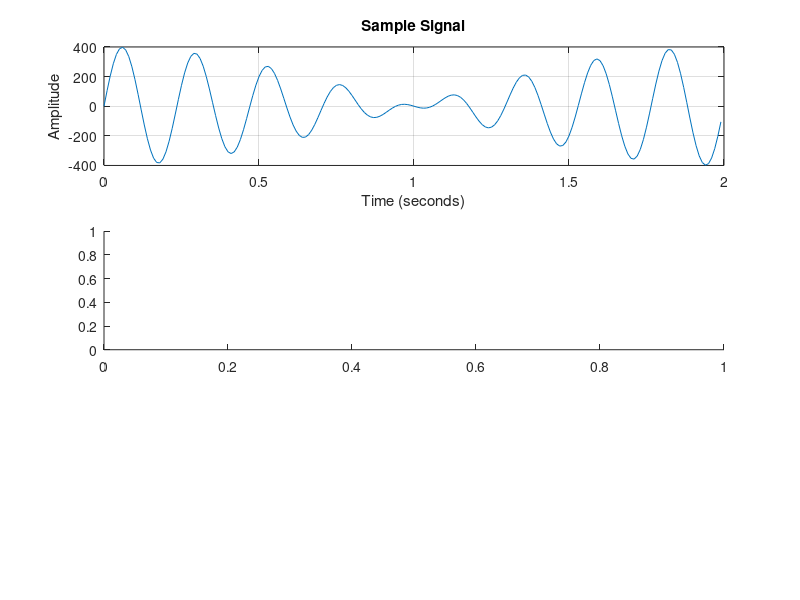

MATLAB code for this plot: (Note: this script raises an error after producing the figure.)
clear, clc, close all

f1 = 4.0;                                    % frequency of the sine wave
f2 = 4.5;                                    % MODIFIQUE A 4.1, 4.3, 4.5, 4.555
Fs = 100;                                    % sampling rate
dt = 1/Fs;                                   % sampling time interval
t = 0:dt:2-dt;                               % sampling period
n = length(t);                               % number of samples
y = 200*sin(2*pi*f1*t) + 200*sin(2*pi*f2*t); % the sine curve

figure
subplot(3,1,1); 
plot(t,y)
title('Sample Signal'); xlabel('Time (seconds)'); ylabel('Amplitude'); 
grid

subplot(3,1,2)
[a,b] = positiveFFT(y,Fs);
stem(b,abs(a))
title('FFT of Sample Signal with No Zero Padding');
xlabel('Freq (Hz)'); ylabel('Magnitude'); grid; xlim([0 10])

subplot(3,1,3)
NFFT = 2^(nextpow2(length(y))+3);
[a,b] = positiveFFT_zero_padding(y,Fs,NFFT);
stem(b,abs(a))
title(sprintf('FFT of Sample Signal: Zero Padding up to N = %d', NFFT))
xlabel('Freq (Hz)'); ylabel('Magnitude'); grid; xlim([0 10])

